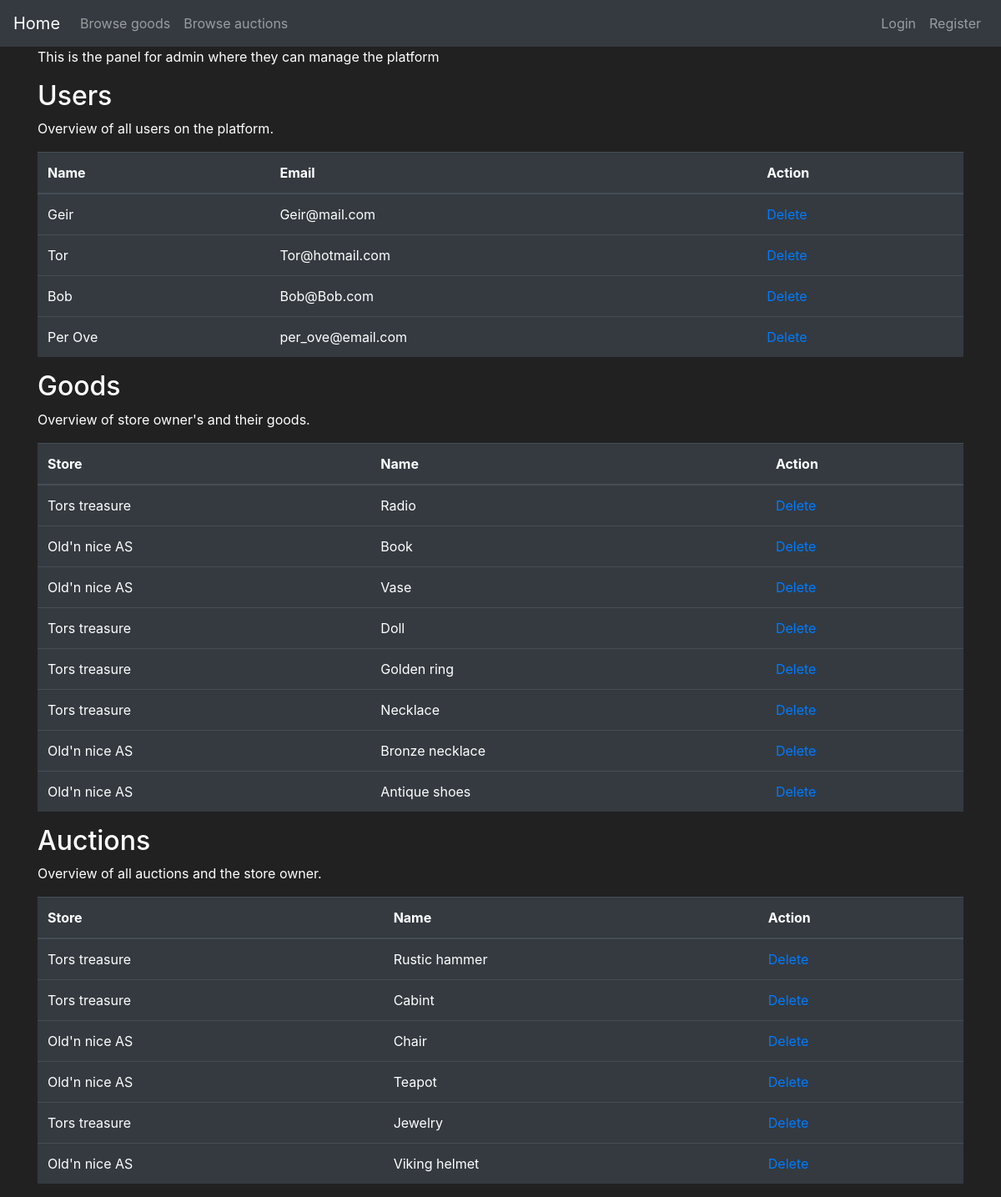
Screenshot of /admin_panel with the database file from the repository.
### app_flask/models.py (models this page shows, shortened)
class User(db.Model, UserMixin):
    id = db.Column(db.Integer(), primary_key=True)
    username = db.Column(db.String(length=25), nullable=False, unique=True)
    email = db.Column(db.String(length=60), nullable=False, unique=True)
    password_hash = db.Column(db.String(length=60), nullable=False)
    profile_type = db.Column(db.Boolean(), nullable=False, default=False)
    cash = db.Column(db.Integer(), nullable=False, default=2000)
    date_created = db.Column(db.DateTime(), default=datetime.utcnow)
    goods = db.relationship('Goods', backref='goods_owned_by_user', lazy=True)
    store = db.relationship('Store', backref='store_owner', lazy=True)
    @property
    def password(self):
        return self.password

class Goods(db.Model):
    id = db.Column(db.Integer, primary_key=True)
    name = db.Column(db.String(30), nullable=False)
    description = db.Column(db.String(70), unique=False, nullable=False)
    price = db.Column(db.Integer, unique=False, nullable=False)
    product_number = db.Column(db.String(length=6), nullable=False, unique=True)
    goods_type = db.Column(db.Boolean(), nullable=False, default=False)
    date_created = db.Column(db.DateTime(), default=datetime.utcnow)
    user_owner = db.Column(db.Integer(), db.ForeignKey('user.id'))
    store_owner = db.Column(db.Integer(), db.ForeignKey('store.id'))

class Store(db.Model):
    id = db.Column(db.Integer(), primary_key=True)
    store_name = db.Column(db.String(length=30), nullable=False, unique=True)
    street_address = db.Column(db.String(length=40), nullable=False)
    street_number = db.Column(db.Integer(), nullable=False)
    postal_code = db.Column(db.Integer(), nullable=False)
    province = db.Column(db.String(length=50), nullable=False)
    store_email = db.Column(db.String(length=50), nullable=False, unique=True)
    store_phone = db.Column(db.Integer(), nullable=False)
    date_created = db.Column(db.DateTime(), default=datetime.utcnow)
    user_owner = db.Column(db.Integer(), db.ForeignKey('user.id'))
    goods = db.relationship('Goods', backref='owned_store', lazy=True)

### app_flask/main/routes.py (the view)
@bp.route('/admin_panel', methods=['GET', 'POST'])
def display_admin_panel():
    buy_form = BuyGoodsForm()
    db_users = show_users_from_db()
    auction_form = AuctionGoodsForm()
    items = db.session.query(Goods, Store).filter(and_(Store.id == Goods.store_owner, Goods.goods_type == 0)).all()
    auction_items = db.session.query(Goods, Store).filter(
        and_(Store.id == Goods.store_owner, Goods.goods_type == 1)).all()
    return render_template('adminPanel.html', db_users=db_users, items=items, auction_items=auction_items,
                           buy_form=buy_form, auction_form=auction_form)

### app_flask/__init__.py (called while the page is built)
def create_app():
    app = Flask(__name__)
    app.config['SQLALCHEMY_DATABASE_URI'] = 'sqlite:///appDB.db'
    app.config['SECRET_KEY'] = '5f4b0959c458e6b06c51097e'
    app.config['UPLOADE_FOLDER'] = picFolder
    db.init_app(app)
    bcrypt.init_app(app)
    login_manager.init_app(app)
    from app_flask.auth import bp as auth_bp
    app.register_blueprint(auth_bp)
    from app_flask.main import bp as main_bp
    app.register_blueprint(main_bp)
    return app

### app_flask/main/use_cases.py (called while the page is built)
def show_users_from_db():
    app = create_app()
    ctx = app.app_context()
    ctx.push()
    user_query = User.query.filter(User.username.isnot("Admin"))
    ctx.pop()
    return user_query

### app_flask/templates/adminPanel.html (shortened to what this page needs)
{% extends 'base.html' %}
{% block content %}
<div class="container">
    <p>This is the panel for admin where they can manage the platform</p>
</div>
<div class="container">
    <h2>Users</h2>
    <p>Overview of all users on the platform.</p>
    <table class="table table-hover table-dark">
        <thead>
            <tr>
                <th scope="col">Name</th>
                <th scope="col">Email</th>
                <th scope="col">Action</th>
            </tr>
        </thead>
        <tbody>
            {% for users in db_users %}
            <tr>
                <td class=".table-striped">{{ users.username}}</td>
                <td class=".table-striped">{{ users.email}}</td>
                <td class=".table-striped"><a href="{{ url_for('main.delete_user', id=users.id)}}">Delete</a></td>
            </tr>
            {% endfor %}
        </tbody>
    </table>
</div>
<div class="container">
    <h2>Goods</h2>
    <p>Overview of store owner's and their goods.</p>
    <table class="table table-hover table-dark">
        <thead>
            <tr>
                <th scope="col">Store</th>
                <th scope="col">Name</th>
                <th scope="col">Action</th>
            </tr>
        </thead>
        <tbody>
            {% for item, store in items %}
            <tr>
                <td class=".table-striped">{{store.store_name}}</td>
                <td class=".table-striped">{{item.name}}</td>
                <td class=".table-striped"><a href="{{ url_for('main.delete_goods', id=item.id)}}">Delete</a></td>
            </tr>
            {% endfor %}
        </tbody>
    </table>
</div>
<div class="container">
    <h2>Auctions</h2>
    <p>Overview of all auctions and the store owner.</p>
    <table class="table table-hover table-dark">
        <thead>
        <tr>
            <th scope="col">Store</th>
            <th scope="col">Name</th>
            <th scope="col">Action</th>
        </tr>
        </thead>
        <tbody>
        {% for item, store in auction_items %}
        <tr>
            <td class=".table-striped">{{store.store_name}}</td>
            <td class=".table-striped">{{item.name}}</td>
            <td class=".table-striped"><a href="{{ url_for('main.delete_goods', id=item.id)}}">Delete</a></td>
            {% endfor %}
        </tr>
        </tbody>
    </table>
</div>
{% endblock %}

### app_flask/templates/base.html (style rules this page uses)
body { color: white; background-color: #212121; }

### rows the page displays
User: username "Geir", email "Geir@mail.com"
User: username "Tor", email "Tor@hotmail.com"
User: username "Bob", email "Bob@Bob.com"
User: username "Per Ove", email "per_ove@email.com"
Goods: store_name "Tors treasure", name "Radio"
Goods: store_name "Old'n nice AS", name "Book"
Goods: store_name "Old'n nice AS", name "Vase"
Goods: store_name "Tors treasure", name "Doll"
Goods: store_name "Tors treasure", name "Golden ring"
Goods: store_name "Tors treasure", name "Necklace"
Goods: store_name "Old'n nice AS", name "Bronze necklace"
Goods: store_name "Old'n nice AS", name "Antique shoes"
Goods: store_name "Tors treasure", name "Rustic hammer"
Goods: store_name "Tors treasure", name "Cabint"
Goods: store_name "Old'n nice AS", name "Chair"
Goods: store_name "Old'n nice AS", name "Teapot"
Goods: store_name "Tors treasure", name "Jewelry"
Goods: store_name "Old'n nice AS", name "Viking helmet"
